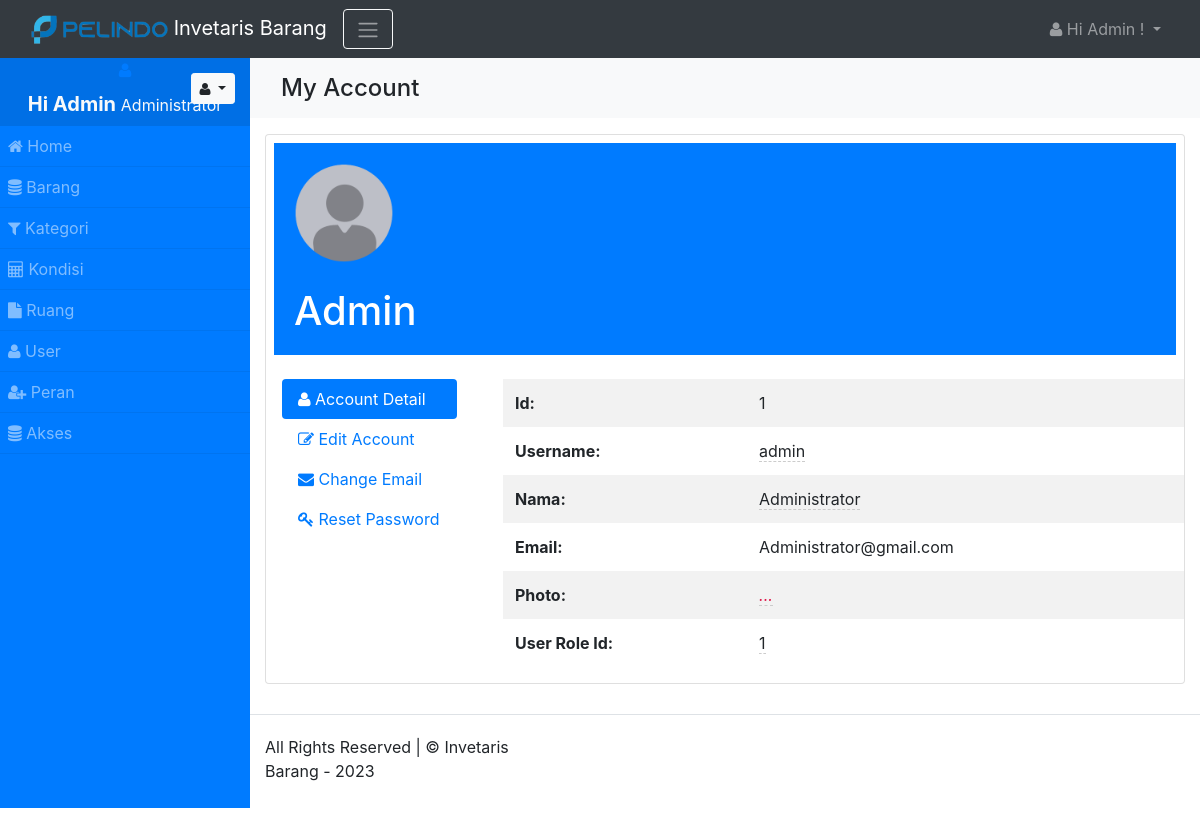
Page /account (signed in) on the committed database.
### tables this page shows
CREATE TABLE `user` (
  `id` int(15) NOT NULL,
  `username` varchar(45) NOT NULL,
  `password` varchar(255) DEFAULT NULL,
  `nama` varchar(45) NOT NULL,
  `email` varchar(100) NOT NULL,
  `photo` varchar(500) NOT NULL,
  `login_session_key` varchar(255) DEFAULT NULL,
  `email_status` varchar(255) DEFAULT NULL,
  `password_expire_date` datetime DEFAULT '2021-10-11 00:00:00',
  `password_reset_key` varchar(255) DEFAULT NULL,
  `user_role_id` int(11) NOT NULL
);

### app/views/partials/account/view.php (the view, shortened to what the rows shown need)
<?php
$can_edit = ACL::is_allowed("user/edit");
?>
<?php
$page_element_id = "view-page-" . random_str();
$current_page = $this->set_current_page_link();
$data = $this->view_data;
?>
<section class="page" id="<?php echo $page_element_id; ?>" data-page-type="view"  data-display-type="table" data-page-url="<?php print_link($current_page); ?>">
    <div  class="">
        <div class="container">
            <div class="row ">
                <div class="col-md-12 comp-grid">
                    <div  class="card animated fadeIn page-content">
                        <?php
                        if(!empty($data)){
                        ?>
                        <div class="bg-primary m-2 mb-4">
                            <div class="profile">
                                <div class="avatar"><img src="<?php print_link("assets/images/avatar.png") ?>" />
                                </div>
                                <h1 class="title mt-4"><?php echo $data['username']; ?></h1>
                            </div>
                        </div>
                        <div class="row">
                            <div class="col-md-3">
                                <div class="mx-3 mb-3">
                                    <ul class="nav nav-pills flex-column text-left">
                                        <li class="nav-item">
                                            <a data-toggle="tab" href="#AccountPageView" class="nav-link active">
                                                <i class="fa fa-user"></i> Account Detail
                                            </a>
                                        </li>
                                        <li class="nav-item">
                                            <a data-toggle="tab" href="#AccountPageEdit" class="nav-link">
                                                <i class="fa fa-edit"></i> Edit Account
                                            </a>
                                        </li>
                                        <li class="nav-item">
                                            <a data-toggle="tab" href="#AccountPageChangeEmail" class="nav-link">
                                                <i class="fa fa-envelope"></i> Change Email
                                            </a>
                                        </li>
                                        <li class="nav-item">
                                            <a data-toggle="tab" href="#AccountPageChangePassword" class="nav-link">
                                                <i class="fa fa-key"></i> Reset Password
                                            </a>
                                        </li>
                                    </ul>
                                </div>
                            </div>
                            <div class="col-sm-9">
                                <div class="mb-3">
                                    <div class="tab-content">
                                        <div class="tab-pane show active fade" id="AccountPageView" role="tabpanel">
                                            <table class="table table-hover table-borderless table-striped">
                                                <tbody class="page-data" id="page-data-<?php echo $page_element_id; ?>">
                                                    <tr  class="td-id">
                                                        <th class="title"> Id: </th>
                                                        <td class="value"> <?php echo $data['id']; ?></td>
                                                    </tr>
                                                    <tr  class="td-username">
                                                        <th class="title"> Username: </th>
                                                        <td class="value">
                                                            <span <?php if($can_edit){ ?> data-value="<?php echo $data['username']; ?>"
                                                                data-pk="<?php echo $data['id'] ?>"
                                                                data-url="<?php print_link("user/editfield/" . urlencode($data['id'])); ?>"
                                                                data-name="username"
                                                                data-title="Enter Username"
                                                                data-placement="left"
                                                                data-toggle="click"
                                                                data-type="text"
                                                                data-mode="popover"
                                                                data-showbuttons="left"
                                                                class="is-editable" <?php } ?>>
                                                                <?php echo $data['username']; ?>
                                                            </span>
                                                        </td>
                                                    </tr>
                                                    <tr  class="td-nama">
                                                        <th class="title"> Nama: </th>
                                                        <td class="value">
                                                            <span <?php if($can_edit){ ?> data-value="<?php echo $data['nama']; ?>"
                                                                data-pk="<?php echo $data['id'] ?>"
                                                                data-url="<?php print_link("user/editfield/" . urlencode($data['id'])); ?>"
                                                                data-name="nama"
                                                                data-title="Enter Nama"
                                                                data-placement="left"
                                                                data-toggle="click"
                                                                data-type="text"
                                                                data-mode="popover"
                                                                data-showbuttons="left"
                                                                class="is-editable" <?php } ?>>
                                                                <?php echo $data['nama']; ?>
                                                            </span>
                                                        </td>
                                                    </tr>
                                                    <tr  class="td-email">
                                                        <th class="title"> Email: </th>
                                                        <td class="value"> <?php echo $data['email']; ?></td>
                                                    </tr>
                                                    <tr  class="td-photo">
                                                        <th class="title"> Photo: </th>
                                                        <td class="value">
                                                            <span <?php if($can_edit){ ?> data-value="<?php echo $data['photo']; ?>"
                                                                data-pk="<?php echo $data['id'] ?>"
                                                                data-url="<?php print_link("user/editfield/" . urlencode($data['id'])); ?>"
                                                                data-name="photo"
                                                                data-title="Browse..."
                                                                data-placement="left"
                                                                data-toggle="click"
                                                                data-type="text"
                                                                data-mode="popover"
                                                                data-showbuttons="left"
                                                                class="is-editable" <?php } ?>>
                                                            </span>
                                                        </td>
                                                    </tr>
                                                    <tr  class="td-user_role_id">
                                                        <th class="title"> User Role Id: </th>
                                                        <td class="value">
                                                            <span <?php if($can_edit){ ?> data-source='<?php print_link('api/json/account_user_role_id_option_list'); ?>'
                                                                data-value="<?php echo $data['user_role_id']; ?>"
                                                                data-pk="<?php echo $data['id'] ?>"
                                                                data-url="<?php print_link("user/editfield/" . urlencode($data['id'])); ?>"
                                                                data-name="user_role_id"
                                                                data-title="Select a value ..."
                                                                data-placement="left"
                                                                data-toggle="click"
                                                                data-type="select"
                                                                data-mode="popover"
                                                                data-showbuttons="left"
                                                                class="is-editable" <?php } ?>>
                                                                <?php echo $data['user_role_id']; ?>
                                                            </span>
                                                        </td>
                                                    </tr>
                                                </tbody>
                                            </table>
                                        </div>
                                    </div>
                                </div>
                            </div>
                        </div>
                        <?php
                        }
                        ?>
                    </div>
                </div>
            </div>
        </div>
    </div>
</section>

### rows in the picture
user: username "Admin", id "1", username "admin", nama "Administrator", email "Administrator@gmail.com", user_role "1"

### other values in the picture
SITE_NAME "Invetaris Barang"
USER_NAME "Admin"
ACL::$user_role "Administrator"
$menuobj['label'] "Home"
$menuobj['label'] "Barang"
$menuobj['label'] "Kategori"
$menuobj['label'] "Kondisi"
$menuobj['label'] "Ruang"
$menuobj['label'] "User"
$menuobj['label'] "Peran"
$menuobj['label'] "Akses"
